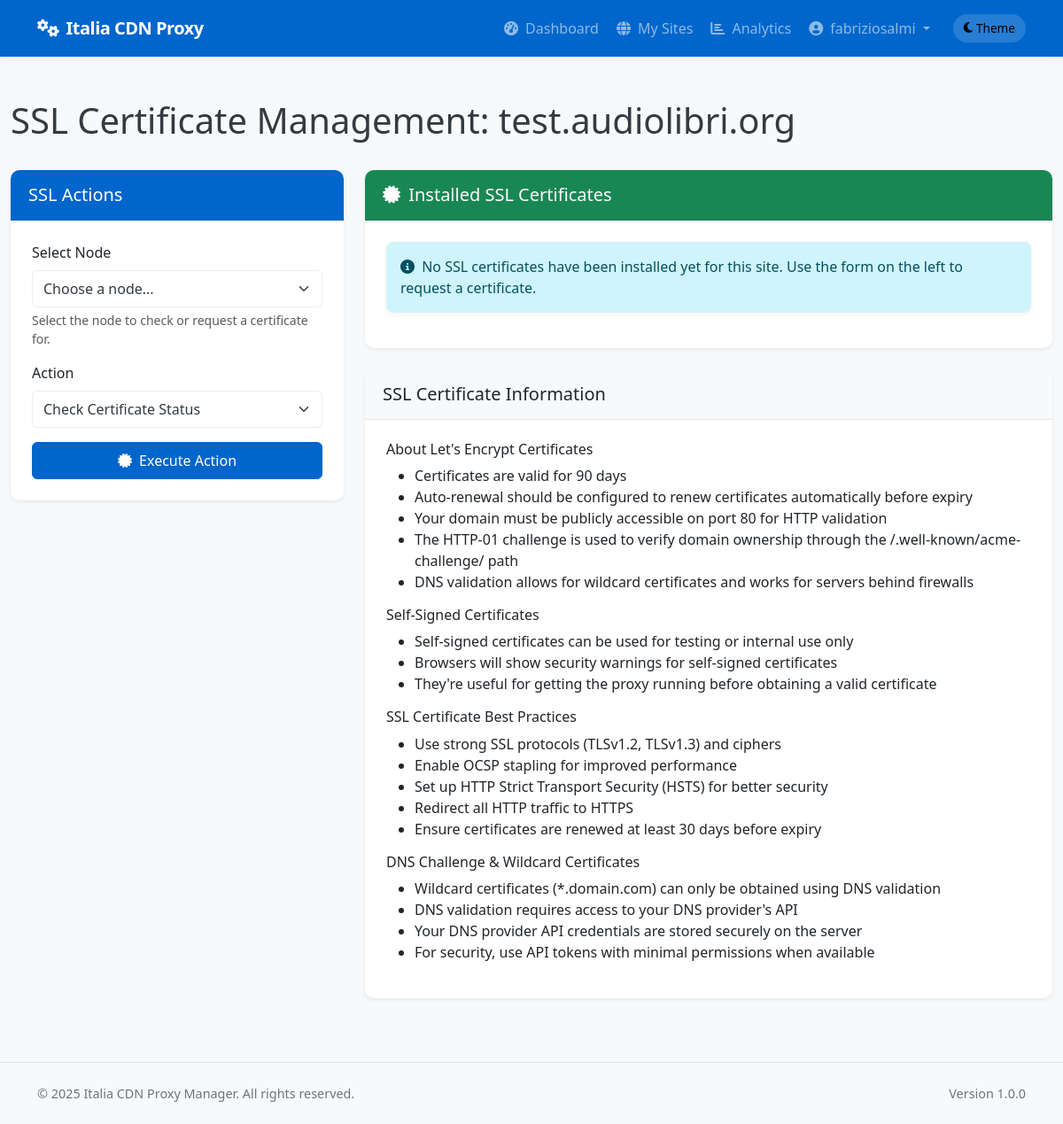
Page /client/sites/1/ssl (signed in) on the earlier database version.
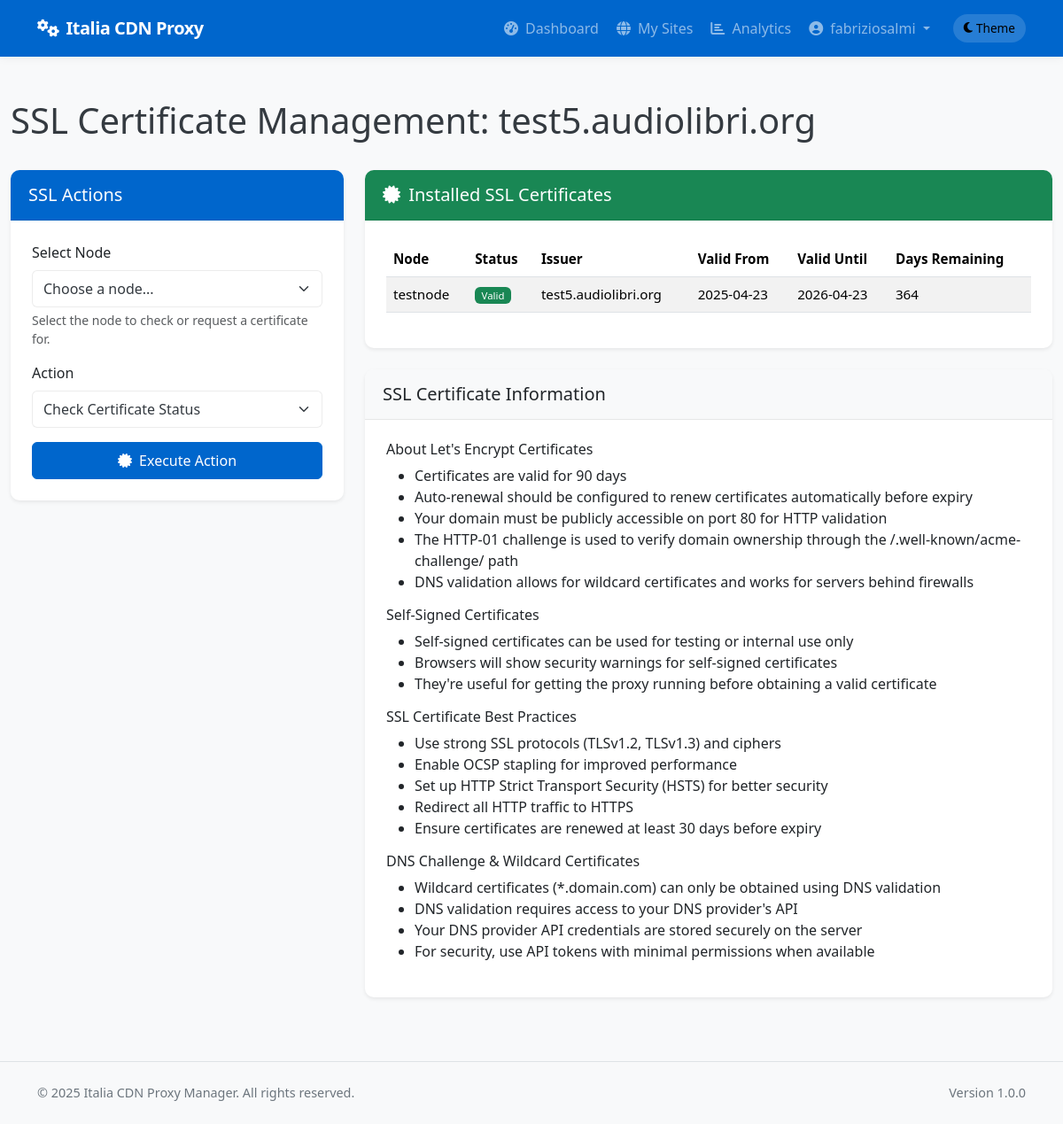
Same page on the later database version.
### app/models/models.py (models this page shows, shortened)
class Site(db.Model):
    __tablename__ = 'sites'
    id = db.Column(db.Integer, primary_key=True)
    name = db.Column(db.String(64), nullable=False)
    domain = db.Column(db.String(255), unique=True, nullable=False)
    protocol = db.Column(db.String(10), nullable=False, default='https')  # http or https
    origin_protocol = db.Column(db.String(10), nullable=False, default='http')  # http or https for origin
    origin_address = db.Column(db.String(255), nullable=False)  # Backend server address
    origin_port = db.Column(db.Integer, nullable=False)
    user_id = db.Column(db.Integer, db.ForeignKey('users.id'), nullable=True)  # Allow null for discovered sites
    is_active = db.Column(db.Boolean, default=True)
    is_blocked = db.Column(db.Boolean, default=False)
    is_discovered = db.Column(db.Boolean, default=False)  # Whether this site was discovered from node
    use_waf = db.Column(db.Boolean, default=False)
    waf_rule_level = db.Column(db.String(10), default='basic')  # basic, medium, strict
    waf_custom_rules = db.Column(db.Text, nullable=True)  # Custom WAF rules
    waf_max_request_size = db.Column(db.Integer, default=1)  # Max request size in MB
    waf_request_timeout = db.Column(db.Integer, default=60)  # Request timeout in seconds
    waf_block_tor_exit_nodes = db.Column(db.Boolean, default=False)  # Block Tor exit nodes
    waf_rate_limiting_enabled = db.Column(db.Boolean, default=False)  # Enable rate limiting
    waf_rate_limiting_requests = db.Column(db.Integer, default=100)  # Requests per minute
    waf_rate_limiting_burst = db.Column(db.Integer, default=200)  # Burst requests
    force_https = db.Column(db.Boolean, default=True)  # New column to force HTTP to HTTPS redirect
    enable_cache = db.Column(db.Boolean, default=True)
    cache_time = db.Column(db.Integer, default=3600)  # Cache time in seconds, default 1 hour
    cache_static_time = db.Column(db.Integer, default=86400)  # Cache time for static assets in seconds, default 1 day
    custom_cache_rules = db.Column(db.Text, nullable=True)  # Custom cache rules in Nginx format
    cache_browser_time = db.Column(db.Integer, default=3600)  # Browser cache time in seconds, default 1 hour
    use_geoip = db.Column(db.Boolean, default=False)  # Whether to use GeoIP filtering
    geoip_mode = db.Column(db.String(10), default='blacklist')  # 'blacklist' or 'whitelist'
    geoip_countries = db.Column(db.Text, nullable=True)  # Comma-separated list of country codes
    geoip_level = db.Column(db.String(10), default='nginx')  # 'nginx' or 'iptables'
    created_at = db.Column(db.DateTime, default=datetime.utcnow)
    updated_at = db.Column(db.DateTime, default=datetime.utcnow, onupdate=datetime.utcnow)
    custom_config = db.Column(db.Text, nullable=True)  # Additional Nginx configuration
    site_nodes = db.relationship('SiteNode', backref='site', lazy='dynamic')
    ssl_certificates = db.relationship('SSLCertificate', backref='site', lazy='dynamic')
    config_versions = db.relationship('ConfigVersion', backref='site', lazy='dynamic')

class SSLCertificate(db.Model):
    __tablename__ = 'ssl_certificates'
    id = db.Column(db.Integer, primary_key=True)
    site_id = db.Column(db.Integer, db.ForeignKey('sites.id'), nullable=False)
    node_id = db.Column(db.Integer, db.ForeignKey('nodes.id'), nullable=False)
    domain = db.Column(db.String(255), nullable=False)
    certificate_path = db.Column(db.String(256), nullable=True)
    private_key_path = db.Column(db.String(256), nullable=True)
    fullchain_path = db.Column(db.String(256), nullable=True)
    issuer = db.Column(db.String(64), default='letsencrypt')
    subject = db.Column(db.String(255), nullable=True)
    fingerprint = db.Column(db.String(255), nullable=True)
    valid_from = db.Column(db.DateTime, nullable=True)
    valid_until = db.Column(db.DateTime, nullable=True)
    days_remaining = db.Column(db.Integer, nullable=True)
    is_wildcard = db.Column(db.Boolean, default=False)
    is_self_signed = db.Column(db.Boolean, default=False)
    status = db.Column(db.String(20), default='pending')
    error_message = db.Column(db.Text, nullable=True)
    created_at = db.Column(db.DateTime, default=datetime.utcnow)
    updated_at = db.Column(db.DateTime, default=datetime.utcnow, onupdate=datetime.utcnow)
    node = db.relationship('Node', foreign_keys=[node_id])

class Node(db.Model):
    __tablename__ = 'nodes'
    id = db.Column(db.Integer, primary_key=True)
    name = db.Column(db.String(64), unique=True, nullable=False)
    ip_address = db.Column(db.String(45), nullable=False)  # IPv4 or IPv6
    ssh_port = db.Column(db.Integer, default=22)
    ssh_user = db.Column(db.String(64), nullable=False)
    ssh_key_path = db.Column(db.String(256), nullable=True)  # Path to SSH key file
    _ssh_password = db.Column('ssh_password', db.String(256), nullable=True)  # Encrypted password (if using password auth)
    is_active = db.Column(db.Boolean, default=True)
    is_discovered = db.Column(db.Boolean, default=False)  # Whether this node was discovered from YAML
    created_at = db.Column(db.DateTime, default=datetime.utcnow)
    updated_at = db.Column(db.DateTime, default=datetime.utcnow, onupdate=datetime.utcnow)
    nginx_config_path = db.Column(db.String(256), default='/etc/nginx/conf.d')
    nginx_reload_command = db.Column(db.String(256), default='sudo systemctl reload nginx')
    detected_nginx_path = db.Column(db.String(256), nullable=True)  # Store detected nginx path
    site_nodes = db.relationship('SiteNode', backref='node', lazy='dynamic')
    @property
    def ssh_password(self):
        """Decrypt password when accessed"""
        from cryptography.fernet import Fernet
        from flask import current_app
        import base64
        if not self._ssh_password:
            return None
        try:
            key = current_app.config.get('PASSWORD_ENCRYPTION_KEY')
            if not key:
                import logging
                logging.warning("PASSWORD_ENCRYPTION_KEY not configured in application settings")
                if current_app.config.get('ENV') == 'production':
                    raise ValueError("Missing PASSWORD_ENCRYPTION_KEY in production environment")
                key = 'fallback_key_for_development_only'
            key = key.encode()
            import hashlib
            key_hash = hashlib.sha256(key).digest()
            fernet_key = base64.urlsafe_b64encode(key_hash)
            cipher = Fernet(fernet_key)
            decrypted = cipher.decrypt(self._ssh_password.encode())
            return decrypted.decode()
        except Exception as e:
            import logging
            logging.error(f"Error decrypting SSH password: {str(e)}")
            return None
    @ssh_password.setter
    def ssh_password(self, password):
        """Encrypt password when set"""
        if not password:
            self._ssh_password = None
            return
        from cryptography.fernet import Fernet
        from flask import current_app
        import base64
        try:
            key = current_app.config.get('PASSWORD_ENCRYPTION_KEY')
            if not key:
                import logging
                logging.warning("PASSWORD_ENCRYPTION_KEY not configured in application settings")
                if current_app.config.get('ENV') == 'production':
                    raise ValueError("Missing PASSWORD_ENCRYPTION_KEY in production environment")
                key = 'fallback_key_for_development_only'
            key = key.encode()
            import hashlib
            key_hash = hashlib.sha256(key).digest()
            fernet_key = base64.urlsafe_b64encode(key_hash)
            cipher = Fernet(fernet_key)
            encrypted = cipher.encrypt(password.encode())
            self._ssh_password = encrypted.decode()
        except Exception as e:
            import logging
            logging.error(f"Error encrypting SSH password: {str(e)}")
            self._ssh_password = None

### app/controllers/client.py (the view, shortened to what this page needs)
@client.route('/sites/<int:site_id>/ssl', methods=['GET', 'POST'])
@login_required
@client_required
def manage_ssl_certificates(site_id):
    site = Site.query.filter_by(id=site_id, user_id=current_user.id).first_or_404()
    site_nodes = SiteNode.query.filter_by(site_id=site_id).all()
    nodes = [Node.query.get(sn.node_id) for sn in site_nodes]
    ssl_certificates = SSLCertificate.query.filter_by(site_id=site_id).all()
    from app.services.ssl_certificate_service import SSLCertificateService
    dns_providers = SSLCertificateService.get_supported_dns_providers()
    return render_template(
        'client/sites/ssl_management.html',
        site=site,
        nodes=nodes,
        ssl_certificates=ssl_certificates,
        dns_providers=dns_providers
    )

### app/models/__init__.py (called while the page is built)
@login_manager.user_loader
def load_user(user_id):
    return User.query.get(int(user_id))

### app/models/models.py (called while the page is built)
    def is_admin(self):
        return self.role == 'admin'

    def is_client(self):
        return self.role == 'client'

### app/services/access_control.py (called while the page is built)
def client_required(f):
    @wraps(f)
    def decorated_function(*args, **kwargs):
        if not current_user.is_client():
            flash('This page is available only for client users.', 'error')
            return abort(403)
        return f(*args, **kwargs)
    return decorated_function

### app/templates/client/sites/ssl_management.html (shortened to what the changed rows need)
{% extends "base.html" %}
{% block content %}
<div class="container-fluid py-4">
    <div class="d-flex justify-content-between align-items-center mb-4">
        <h1>SSL Certificate Management: {{ site.domain }}</h1>
    </div>
    {% if site.protocol != 'https' %}
        <div class="alert alert-warning">
            <i class="fas fa-exclamation-triangle me-2"></i>
            This site is not configured for HTTPS. Configure the site to use HTTPS protocol before managing SSL certificates.
        </div>
    {% else %}
        <div class="row">
            <div class="col-md-8">
                <div class="card shadow-sm mb-4">
                    <div class="card-body">
                        {% if ssl_certificates %}
                            <div class="table-responsive">
                                <table class="table table-striped">
                                    <thead>
                                        <tr>
                                            <th>Node</th>
                                            <th>Status</th>
                                            <th>Issuer</th>
                                            <th>Valid From</th>
                                            <th>Valid Until</th>
                                            <th>Days Remaining</th>
                                        </tr>
                                    </thead>
                                    <tbody>
                                        {% for cert in ssl_certificates %}
                                            <tr>
                                                <td>{{ cert.node.name if cert.node else 'Unknown Node' }}</td>
                                                <td>
                                                    {% if cert.status == 'valid' %}
                                                        <span class="badge bg-success">Valid</span>
                                                    {% elif cert.status == 'expiring_soon' %}
                                                        <span class="badge bg-warning">Expiring Soon</span>
                                                    {% elif cert.status == 'expired' %}
                                                        <span class="badge bg-danger">Expired</span>
                                                    {% elif cert.status == 'not_yet_valid' %}
                                                        <span class="badge bg-info">Not Yet Valid</span>
                                                    {% elif cert.is_self_signed %}
                                                        <span class="badge bg-secondary">Self-Signed</span>
                                                    {% else %}
                                                        <span class="badge bg-secondary">Unknown</span>
                                                    {% endif %}
                                                </td>
                                                <td>{{ cert.issuer }}</td>
                                                <td>{{ cert.valid_from.strftime('%Y-%m-%d') }}</td>
                                                <td>{{ cert.valid_until.strftime('%Y-%m-%d') }}</td>
                                                <td>{{ cert.days_remaining }}</td>
                                            </tr>
                                        {% endfor %}
                                    </tbody>
                                </table>
                            </div>
                        {% else %}
                            <div class="alert alert-info">
                                <i class="fas fa-info-circle me-1"></i>
                                No SSL certificates have been installed yet for this site.
                                Use the form on the left to request a certificate.
                            </div>
                        {% endif %}
                    </div>
                </div>
            </div>
        </div>
    {% endif %}
</div>
{% endblock %}

Differences in the rows shown:
changed Site: domain "test.audiolibri.org" → "test5.audiolibri.org"
added SSLCertificate: node "testnode", status "Valid", issuer "test5.audiolibri.org", valid_from "2025-04-23", valid_until "2026-04-23", days_remaining "364"
Other differences:
text no longer shown: "No SSL certificates have been installed yet for this site. Use the form on the left to request a certificate."
text now shown: "Node Status Issuer Valid From Valid Until Days Remaining"
